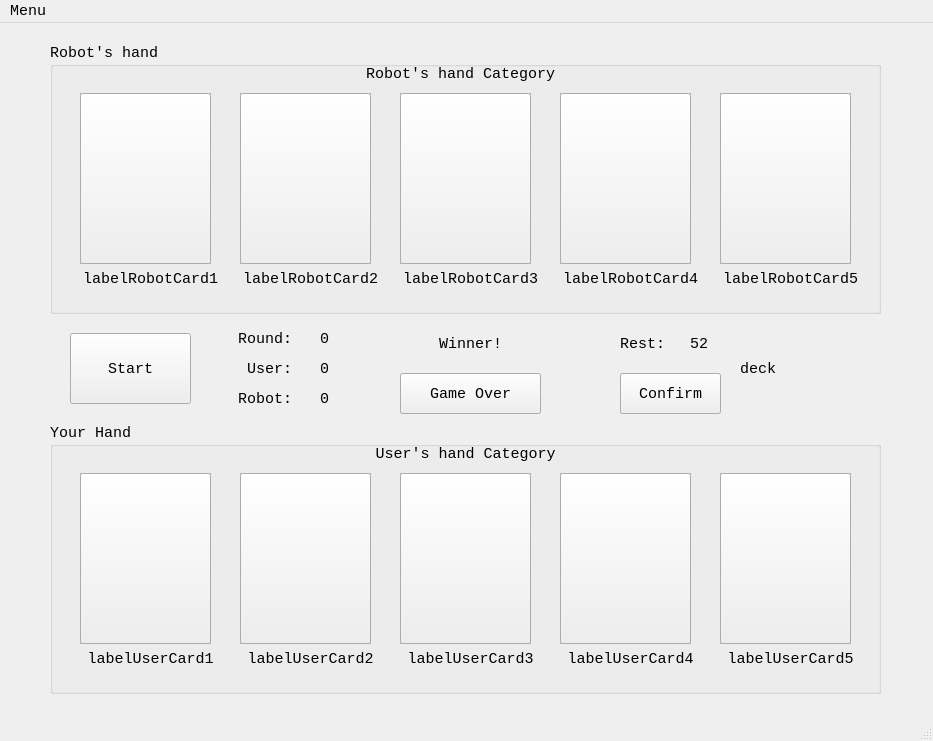
<?xml version="1.0" encoding="UTF-8"?>
<ui version="4.0">
 <class>CardGameMain</class>
 <widget class="QMainWindow" name="CardGameMain">
  <property name="geometry">
   <rect>
    <x>0</x>
    <y>0</y>
    <width>933</width>
    <height>741</height>
   </rect>
  </property>
  <property name="font">
   <font>
    <family>Consolas</family>
    <pointsize>11</pointsize>
   </font>
  </property>
  <property name="windowTitle">
   <string>CardGameMain</string>
  </property>
  <widget class="QWidget" name="centralwidget">
   <widget class="QPushButton" name="pushButtonStartGame">
    <property name="geometry">
     <rect>
      <x>70</x>
      <y>310</y>
      <width>121</width>
      <height>71</height>
     </rect>
    </property>
    <property name="contextMenuPolicy">
     <enum>Qt::NoContextMenu</enum>
    </property>
    <property name="text">
     <string>Start</string>
    </property>
   </widget>
   <widget class="QGroupBox" name="groupBoxUserHand">
    <property name="geometry">
     <rect>
      <x>50</x>
      <y>400</y>
      <width>831</width>
      <height>271</height>
     </rect>
    </property>
    <property name="title">
     <string>Your Hand</string>
    </property>
    <widget class="QFrame" name="frameUserCard1">
     <property name="geometry">
      <rect>
       <x>30</x>
       <y>50</y>
       <width>131</width>
       <height>171</height>
      </rect>
     </property>
     <property name="frameShape">
      <enum>QFrame::StyledPanel</enum>
     </property>
     <property name="frameShadow">
      <enum>QFrame::Raised</enum>
     </property>
     <widget class="QPushButton" name="pushButtonUserCard1">
      <property name="geometry">
       <rect>
        <x>0</x>
        <y>0</y>
        <width>131</width>
        <height>171</height>
       </rect>
      </property>
      <property name="text">
       <string/>
      </property>
      <property name="iconSize">
       <size>
        <width>131</width>
        <height>165</height>
       </size>
      </property>
      <property name="checkable">
       <bool>false</bool>
      </property>
     </widget>
    </widget>
    <widget class="QLabel" name="labelUserCard1">
     <property name="geometry">
      <rect>
       <x>30</x>
       <y>220</y>
       <width>141</width>
       <height>31</height>
      </rect>
     </property>
     <property name="text">
      <string>labelUserCard1</string>
     </property>
     <property name="alignment">
      <set>Qt::AlignCenter</set>
     </property>
    </widget>
    <widget class="QLabel" name="labelUserCard2">
     <property name="geometry">
      <rect>
       <x>190</x>
       <y>220</y>
       <width>141</width>
       <height>31</height>
      </rect>
     </property>
     <property name="text">
      <string>labelUserCard2</string>
     </property>
     <property name="alignment">
      <set>Qt::AlignCenter</set>
     </property>
    </widget>
    <widget class="QFrame" name="frameUserCard2">
     <property name="geometry">
      <rect>
       <x>190</x>
       <y>50</y>
       <width>131</width>
       <height>171</height>
      </rect>
     </property>
     <property name="frameShape">
      <enum>QFrame::StyledPanel</enum>
     </property>
     <property name="frameShadow">
      <enum>QFrame::Raised</enum>
     </property>
     <widget class="QPushButton" name="pushButtonUserCard2">
      <property name="geometry">
       <rect>
        <x>0</x>
        <y>0</y>
        <width>131</width>
        <height>171</height>
       </rect>
      </property>
      <property name="text">
       <string/>
      </property>
      <property name="iconSize">
       <size>
        <width>131</width>
        <height>165</height>
       </size>
      </property>
      <property name="checkable">
       <bool>false</bool>
      </property>
     </widget>
    </widget>
    <widget class="QLabel" name="labelUserCard3">
     <property name="geometry">
      <rect>
       <x>350</x>
       <y>220</y>
       <width>141</width>
       <height>31</height>
      </rect>
     </property>
     <property name="text">
      <string>labelUserCard3</string>
     </property>
     <property name="alignment">
      <set>Qt::AlignCenter</set>
     </property>
    </widget>
    <widget class="QFrame" name="frameUserCard3">
     <property name="geometry">
      <rect>
       <x>350</x>
       <y>50</y>
       <width>131</width>
       <height>171</height>
      </rect>
     </property>
     <property name="frameShape">
      <enum>QFrame::StyledPanel</enum>
     </property>
     <property name="frameShadow">
      <enum>QFrame::Raised</enum>
     </property>
     <widget class="QPushButton" name="pushButtonUserCard3">
      <property name="geometry">
       <rect>
        <x>0</x>
        <y>0</y>
        <width>131</width>
        <height>171</height>
       </rect>
      </property>
      <property name="text">
       <string/>
      </property>
      <property name="iconSize">
       <size>
        <width>131</width>
        <height>165</height>
       </size>
      </property>
      <property name="checkable">
       <bool>false</bool>
      </property>
     </widget>
    </widget>
    <widget class="QLabel" name="labelUserCard4">
     <property name="geometry">
      <rect>
       <x>510</x>
       <y>220</y>
       <width>141</width>
       <height>31</height>
      </rect>
     </property>
     <property name="font">
      <font>
       <family>Consolas</family>
       <pointsize>11</pointsize>
      </font>
     </property>
     <property name="text">
      <string>labelUserCard4</string>
     </property>
     <property name="alignment">
      <set>Qt::AlignCenter</set>
     </property>
    </widget>
    <widget class="QFrame" name="frameUserCard4">
     <property name="geometry">
      <rect>
       <x>510</x>
       <y>50</y>
       <width>131</width>
       <height>171</height>
      </rect>
     </property>
     <property name="frameShape">
      <enum>QFrame::StyledPanel</enum>
     </property>
     <property name="frameShadow">
      <enum>QFrame::Raised</enum>
     </property>
     <widget class="QPushButton" name="pushButtonUserCard4">
      <property name="geometry">
       <rect>
        <x>0</x>
        <y>0</y>
        <width>131</width>
        <height>171</height>
       </rect>
      </property>
      <property name="text">
       <string/>
      </property>
      <property name="iconSize">
       <size>
        <width>131</width>
        <height>165</height>
       </size>
      </property>
      <property name="checkable">
       <bool>false</bool>
      </property>
     </widget>
    </widget>
    <widget class="QLabel" name="labelUserCard5">
     <property name="geometry">
      <rect>
       <x>670</x>
       <y>220</y>
       <width>141</width>
       <height>31</height>
      </rect>
     </property>
     <property name="font">
      <font>
       <family>Consolas</family>
       <pointsize>11</pointsize>
      </font>
     </property>
     <property name="text">
      <string>labelUserCard5</string>
     </property>
     <property name="alignment">
      <set>Qt::AlignCenter</set>
     </property>
    </widget>
    <widget class="QFrame" name="frameUserCard5">
     <property name="geometry">
      <rect>
       <x>670</x>
       <y>50</y>
       <width>131</width>
       <height>171</height>
      </rect>
     </property>
     <property name="frameShape">
      <enum>QFrame::StyledPanel</enum>
     </property>
     <property name="frameShadow">
      <enum>QFrame::Raised</enum>
     </property>
     <widget class="QPushButton" name="pushButtonUserCard5">
      <property name="geometry">
       <rect>
        <x>0</x>
        <y>0</y>
        <width>131</width>
        <height>171</height>
       </rect>
      </property>
      <property name="text">
       <string/>
      </property>
      <property name="iconSize">
       <size>
        <width>131</width>
        <height>165</height>
       </size>
      </property>
      <property name="checkable">
       <bool>false</bool>
      </property>
     </widget>
    </widget>
    <widget class="QLabel" name="labelUserCategory">
     <property name="geometry">
      <rect>
       <x>220</x>
       <y>10</y>
       <width>391</width>
       <height>41</height>
      </rect>
     </property>
     <property name="text">
      <string>User's hand Category</string>
     </property>
     <property name="alignment">
      <set>Qt::AlignCenter</set>
     </property>
    </widget>
   </widget>
   <widget class="QLabel" name="labelCardRestText">
    <property name="geometry">
     <rect>
      <x>620</x>
      <y>300</y>
      <width>61</width>
      <height>41</height>
     </rect>
    </property>
    <property name="text">
     <string>Rest:</string>
    </property>
   </widget>
   <widget class="QPushButton" name="pushButtonSwap">
    <property name="geometry">
     <rect>
      <x>620</x>
      <y>350</y>
      <width>101</width>
      <height>41</height>
     </rect>
    </property>
    <property name="contextMenuPolicy">
     <enum>Qt::NoContextMenu</enum>
    </property>
    <property name="text">
     <string>Swap</string>
    </property>
   </widget>
   <widget class="QGroupBox" name="groupBoxRobotHand">
    <property name="geometry">
     <rect>
      <x>50</x>
      <y>20</y>
      <width>831</width>
      <height>271</height>
     </rect>
    </property>
    <property name="title">
     <string>Robot's hand</string>
    </property>
    <widget class="QFrame" name="frameRobotCard1">
     <property name="geometry">
      <rect>
       <x>30</x>
       <y>50</y>
       <width>131</width>
       <height>171</height>
      </rect>
     </property>
     <property name="frameShape">
      <enum>QFrame::StyledPanel</enum>
     </property>
     <property name="frameShadow">
      <enum>QFrame::Raised</enum>
     </property>
     <widget class="QPushButton" name="pushButtonRobotCard1">
      <property name="geometry">
       <rect>
        <x>0</x>
        <y>0</y>
        <width>131</width>
        <height>171</height>
       </rect>
      </property>
      <property name="text">
       <string/>
      </property>
      <property name="iconSize">
       <size>
        <width>131</width>
        <height>165</height>
       </size>
      </property>
     </widget>
    </widget>
    <widget class="QLabel" name="labelRobotCard1">
     <property name="geometry">
      <rect>
       <x>30</x>
       <y>220</y>
       <width>141</width>
       <height>31</height>
      </rect>
     </property>
     <property name="text">
      <string>labelRobotCard1</string>
     </property>
     <property name="alignment">
      <set>Qt::AlignCenter</set>
     </property>
    </widget>
    <widget class="QLabel" name="labelRobotCard2">
     <property name="geometry">
      <rect>
       <x>190</x>
       <y>220</y>
       <width>141</width>
       <height>31</height>
      </rect>
     </property>
     <property name="text">
      <string>labelRobotCard2</string>
     </property>
     <property name="alignment">
      <set>Qt::AlignCenter</set>
     </property>
    </widget>
    <widget class="QFrame" name="frameRobotCard2">
     <property name="geometry">
      <rect>
       <x>190</x>
       <y>50</y>
       <width>131</width>
       <height>171</height>
      </rect>
     </property>
     <property name="frameShape">
      <enum>QFrame::StyledPanel</enum>
     </property>
     <property name="frameShadow">
      <enum>QFrame::Raised</enum>
     </property>
     <widget class="QPushButton" name="pushButtonRobotCard2">
      <property name="geometry">
       <rect>
        <x>0</x>
        <y>0</y>
        <width>131</width>
        <height>171</height>
       </rect>
      </property>
      <property name="text">
       <string/>
      </property>
      <property name="iconSize">
       <size>
        <width>131</width>
        <height>165</height>
       </size>
      </property>
     </widget>
    </widget>
    <widget class="QLabel" name="labelRobotCard3">
     <property name="geometry">
      <rect>
       <x>350</x>
       <y>220</y>
       <width>141</width>
       <height>31</height>
      </rect>
     </property>
     <property name="text">
      <string>labelRobotCard3</string>
     </property>
     <property name="alignment">
      <set>Qt::AlignCenter</set>
     </property>
    </widget>
    <widget class="QFrame" name="frameRobotCard3">
     <property name="geometry">
      <rect>
       <x>350</x>
       <y>50</y>
       <width>131</width>
       <height>171</height>
      </rect>
     </property>
     <property name="frameShape">
      <enum>QFrame::StyledPanel</enum>
     </property>
     <property name="frameShadow">
      <enum>QFrame::Raised</enum>
     </property>
     <widget class="QPushButton" name="pushButtonRobotCard3">
      <property name="geometry">
       <rect>
        <x>0</x>
        <y>0</y>
        <width>131</width>
        <height>171</height>
       </rect>
      </property>
      <property name="text">
       <string/>
      </property>
      <property name="iconSize">
       <size>
        <width>131</width>
        <height>165</height>
       </size>
      </property>
     </widget>
    </widget>
    <widget class="QLabel" name="labelRobotCard4">
     <property name="geometry">
      <rect>
       <x>510</x>
       <y>220</y>
       <width>141</width>
       <height>31</height>
      </rect>
     </property>
     <property name="text">
      <string>labelRobotCard4</string>
     </property>
     <property name="alignment">
      <set>Qt::AlignCenter</set>
     </property>
    </widget>
    <widget class="QFrame" name="frameRobotCard4">
     <property name="geometry">
      <rect>
       <x>510</x>
       <y>50</y>
       <width>131</width>
       <height>171</height>
      </rect>
     </property>
     <property name="frameShape">
      <enum>QFrame::StyledPanel</enum>
     </property>
     <property name="frameShadow">
      <enum>QFrame::Raised</enum>
     </property>
     <widget class="QPushButton" name="pushButtonRobotCard4">
      <property name="geometry">
       <rect>
        <x>0</x>
        <y>0</y>
        <width>131</width>
        <height>171</height>
       </rect>
      </property>
      <property name="text">
       <string/>
      </property>
      <property name="iconSize">
       <size>
        <width>131</width>
        <height>165</height>
       </size>
      </property>
     </widget>
    </widget>
    <widget class="QLabel" name="labelRobotCard5">
     <property name="geometry">
      <rect>
       <x>670</x>
       <y>220</y>
       <width>141</width>
       <height>31</height>
      </rect>
     </property>
     <property name="text">
      <string>labelRobotCard5</string>
     </property>
     <property name="alignment">
      <set>Qt::AlignCenter</set>
     </property>
    </widget>
    <widget class="QFrame" name="frameRobotCard5">
     <property name="geometry">
      <rect>
       <x>670</x>
       <y>50</y>
       <width>131</width>
       <height>171</height>
      </rect>
     </property>
     <property name="frameShape">
      <enum>QFrame::StyledPanel</enum>
     </property>
     <property name="frameShadow">
      <enum>QFrame::Raised</enum>
     </property>
     <widget class="QPushButton" name="pushButtonRobotCard5">
      <property name="geometry">
       <rect>
        <x>0</x>
        <y>0</y>
        <width>131</width>
        <height>171</height>
       </rect>
      </property>
      <property name="text">
       <string/>
      </property>
      <property name="iconSize">
       <size>
        <width>131</width>
        <height>165</height>
       </size>
      </property>
     </widget>
    </widget>
    <widget class="QLabel" name="labelRobotCategory">
     <property name="geometry">
      <rect>
       <x>230</x>
       <y>10</y>
       <width>361</width>
       <height>41</height>
      </rect>
     </property>
     <property name="text">
      <string>Robot's hand Category</string>
     </property>
     <property name="alignment">
      <set>Qt::AlignCenter</set>
     </property>
    </widget>
   </widget>
   <widget class="QLabel" name="labelRoundText">
    <property name="geometry">
     <rect>
      <x>230</x>
      <y>300</y>
      <width>71</width>
      <height>31</height>
     </rect>
    </property>
    <property name="text">
     <string>Round: </string>
    </property>
    <property name="alignment">
     <set>Qt::AlignRight|Qt::AlignTrailing|Qt::AlignVCenter</set>
    </property>
   </widget>
   <widget class="QLabel" name="labelUserScoreText">
    <property name="geometry">
     <rect>
      <x>230</x>
      <y>330</y>
      <width>71</width>
      <height>31</height>
     </rect>
    </property>
    <property name="text">
     <string>User: </string>
    </property>
    <property name="alignment">
     <set>Qt::AlignRight|Qt::AlignTrailing|Qt::AlignVCenter</set>
    </property>
   </widget>
   <widget class="QLabel" name="labelRobotScoreText">
    <property name="geometry">
     <rect>
      <x>230</x>
      <y>360</y>
      <width>71</width>
      <height>31</height>
     </rect>
    </property>
    <property name="text">
     <string>Robot: </string>
    </property>
    <property name="alignment">
     <set>Qt::AlignRight|Qt::AlignTrailing|Qt::AlignVCenter</set>
    </property>
   </widget>
   <widget class="QLabel" name="labelRound">
    <property name="geometry">
     <rect>
      <x>320</x>
      <y>300</y>
      <width>41</width>
      <height>31</height>
     </rect>
    </property>
    <property name="text">
     <string>0</string>
    </property>
   </widget>
   <widget class="QLabel" name="labelUserScore">
    <property name="geometry">
     <rect>
      <x>320</x>
      <y>330</y>
      <width>41</width>
      <height>31</height>
     </rect>
    </property>
    <property name="text">
     <string>0</string>
    </property>
   </widget>
   <widget class="QLabel" name="labelRobotScore">
    <property name="geometry">
     <rect>
      <x>320</x>
      <y>360</y>
      <width>41</width>
      <height>31</height>
     </rect>
    </property>
    <property name="text">
     <string>0</string>
    </property>
   </widget>
   <widget class="QLabel" name="labelCardRest">
    <property name="geometry">
     <rect>
      <x>690</x>
      <y>300</y>
      <width>31</width>
      <height>41</height>
     </rect>
    </property>
    <property name="text">
     <string>52</string>
    </property>
   </widget>
   <widget class="QPushButton" name="pushButtonNextRound">
    <property name="enabled">
     <bool>true</bool>
    </property>
    <property name="geometry">
     <rect>
      <x>400</x>
      <y>350</y>
      <width>141</width>
      <height>41</height>
     </rect>
    </property>
    <property name="contextMenuPolicy">
     <enum>Qt::NoContextMenu</enum>
    </property>
    <property name="text">
     <string>Next round</string>
    </property>
   </widget>
   <widget class="QLabel" name="labelWinner">
    <property name="geometry">
     <rect>
      <x>370</x>
      <y>300</y>
      <width>201</width>
      <height>41</height>
     </rect>
    </property>
    <property name="text">
     <string>Winner!</string>
    </property>
    <property name="alignment">
     <set>Qt::AlignCenter</set>
    </property>
   </widget>
   <widget class="QLabel" name="labelCardDeck">
    <property name="geometry">
     <rect>
      <x>740</x>
      <y>300</y>
      <width>131</width>
      <height>91</height>
     </rect>
    </property>
    <property name="text">
     <string>deck</string>
    </property>
   </widget>
   <widget class="QPushButton" name="pushButtonGameOver">
    <property name="enabled">
     <bool>true</bool>
    </property>
    <property name="geometry">
     <rect>
      <x>400</x>
      <y>350</y>
      <width>141</width>
      <height>41</height>
     </rect>
    </property>
    <property name="contextMenuPolicy">
     <enum>Qt::NoContextMenu</enum>
    </property>
    <property name="text">
     <string>Game Over</string>
    </property>
   </widget>
   <widget class="QPushButton" name="pushButtonConfirm">
    <property name="geometry">
     <rect>
      <x>620</x>
      <y>350</y>
      <width>101</width>
      <height>41</height>
     </rect>
    </property>
    <property name="contextMenuPolicy">
     <enum>Qt::NoContextMenu</enum>
    </property>
    <property name="text">
     <string>Confirm</string>
    </property>
   </widget>
  </widget>
  <widget class="QMenuBar" name="menubar">
   <property name="geometry">
    <rect>
     <x>0</x>
     <y>0</y>
     <width>933</width>
     <height>28</height>
    </rect>
   </property>
   <widget class="QMenu" name="menuReset_Game">
    <property name="title">
     <string>Menu</string>
    </property>
    <addaction name="actionReset_Game"/>
    <addaction name="actionSet_Player_s_name"/>
    <addaction name="actionAbout_me"/>
   </widget>
   <addaction name="menuReset_Game"/>
  </widget>
  <widget class="QStatusBar" name="statusbar"/>
  <action name="actionReset_Game">
   <property name="text">
    <string>New Game</string>
   </property>
  </action>
  <action name="actionSet_Player_s_name">
   <property name="text">
    <string>Set Player's Name</string>
   </property>
  </action>
  <action name="actionAbout_me">
   <property name="text">
    <string>About me</string>
   </property>
  </action>
 </widget>
 <resources/>
 <connections/>
</ui>
